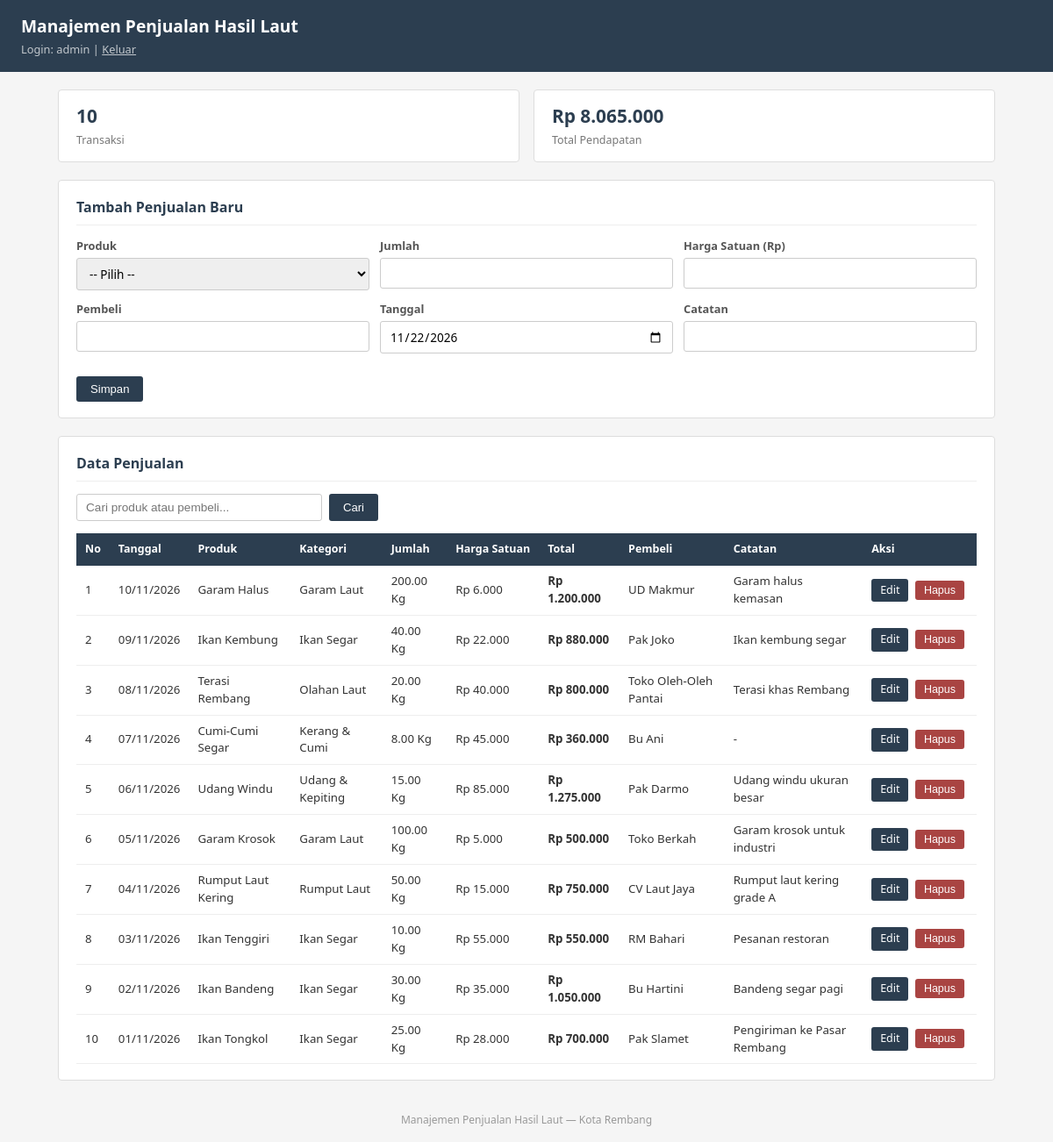
/index.php (signed in), run on the app's committed database.
### tables this page shows
CREATE TABLE IF NOT EXISTS penjualan (
    id INT AUTO_INCREMENT PRIMARY KEY,
    produk_id INT NOT NULL,
    jumlah DECIMAL(10,2) NOT NULL,
    harga_satuan INT NOT NULL,
    total_harga BIGINT NOT NULL,
    pembeli VARCHAR(150) DEFAULT 'Umum',
    tanggal DATE NOT NULL,
    catatan TEXT,
    created_at TIMESTAMP DEFAULT CURRENT_TIMESTAMP,
    FOREIGN KEY (produk_id) REFERENCES produk(id) ON DELETE CASCADE
);

CREATE TABLE IF NOT EXISTS produk (
    id INT AUTO_INCREMENT PRIMARY KEY,
    nama VARCHAR(150) NOT NULL,
    kategori_id INT NOT NULL,
    satuan VARCHAR(30) NOT NULL DEFAULT 'Kg',
    FOREIGN KEY (kategori_id) REFERENCES kategori(id) ON DELETE CASCADE
);

CREATE TABLE IF NOT EXISTS kategori (
    id INT AUTO_INCREMENT PRIMARY KEY,
    nama VARCHAR(100) NOT NULL
);

### index.php (called while the page is built, shortened)
<?php
require_once __DIR__ . '/auth.php';
$edit = null;
$cari = trim($_GET['cari'] ?? '');
$sql = 'SELECT pj.*,p.nama produk_nama,p.satuan,k.nama kategori_nama FROM penjualan pj JOIN produk p ON pj.produk_id=p.id JOIN kategori k ON p.kategori_id=k.id';
if ($cari) {
    $s = $pdo->prepare($sql . ' WHERE p.nama LIKE ? OR pj.pembeli LIKE ? ORDER BY pj.tanggal DESC,pj.id DESC');
    $s->execute(["%$cari%", "%$cari%"]);
    $rows = $s->fetchAll();
} else
    $rows = $pdo->query($sql . ' ORDER BY pj.tanggal DESC,pj.id DESC')->fetchAll();
$st = $pdo->query('SELECT COUNT(*) jml,COALESCE(SUM(total_harga),0) pendapatan FROM penjualan')->fetch();
function rp($n)
{
    return 'Rp ' . number_format($n, 0, ',', '.');
}
include __DIR__ . '/dashboard.php';
?>

### auth.php (called while the page is built, shortened)
<?php
function e($value) { return htmlspecialchars((string)$value, ENT_QUOTES, 'UTF-8'); }
?>

### dashboard.php (the view, shortened to what this page needs)
<!DOCTYPE html>
<html lang="id">
<head>
    <link rel="stylesheet" href="style.css">
</head>
<body>
    <div class="header">
        <h1>Manajemen Penjualan Hasil Laut</h1>
        <p>Login: <?= e($_SESSION['username']) ?> | <a href="logout.php">Keluar</a></p>
    </div>
    <div class="container">
        <div class="ringkasan">
            <div class="ringkasan-item">
                <span class="ringkasan-angka"><?= $st['jml'] ?></span>
                <span class="ringkasan-label">Transaksi</span>
            </div>
            <div class="ringkasan-item">
                <span class="ringkasan-angka"><?= rp($st['pendapatan']) ?></span>
                <span class="ringkasan-label">Total Pendapatan</span>
            </div>
        </div>
        <div class="section">
            <h2><?= $edit ? 'Edit Penjualan' : 'Tambah Penjualan Baru' ?></h2>
            <form method="POST" action="?aksi=<?= $edit ? 'edit' : 'tambah' ?>">
                <div class="form-grid">
                    <div class="form-group">
                        <label for="produk_id">Produk</label>
                        <select name="produk_id" id="produk_id" required>
                            <option value="">-- Pilih --</option>
                        </select>
                    </div>
                    <div class="form-group">
                        <label for="jumlah">Jumlah</label>
                        <input type="number" name="jumlah" id="jumlah" step="0.01" min="0.01" required
                            value="<?= $edit ? $edit['jumlah'] : '' ?>">
                    </div>
                    <div class="form-group">
                        <label for="harga_satuan">Harga Satuan (Rp)</label>
                        <input type="number" name="harga_satuan" id="harga_satuan" min="1" required
                            value="<?= $edit ? $edit['harga_satuan'] : '' ?>">
                    </div>
                    <div class="form-group">
                        <label for="pembeli">Pembeli</label>
                        <input type="text" name="pembeli" id="pembeli"
                            value="<?= htmlspecialchars($edit ? $edit['pembeli'] : '') ?>">
                    </div>
                    <div class="form-group">
                        <label for="tanggal">Tanggal</label>
                        <input type="date" name="tanggal" id="tanggal" required
                            value="<?= $edit ? $edit['tanggal'] : date('Y-m-d') ?>">
                    </div>
                    <div class="form-group">
                        <label for="catatan">Catatan</label>
                        <input type="text" name="catatan" id="catatan"
                            value="<?= htmlspecialchars($edit ? ($edit['catatan'] ?? '') : '') ?>">
                    </div>
                </div>
                <div id="preview-total" class="preview-total"></div>
                <div class="form-aksi">
                    <button type="submit" class="btn">Simpan</button>
                </div>
            </form>
        </div>
        <div class="section">
            <h2>Data Penjualan</h2>
            <form method="GET" class="form-cari">
                <input type="text" name="cari" placeholder="Cari produk atau pembeli..."
                    value="<?= htmlspecialchars($cari) ?>">
                <button type="submit" class="btn">Cari</button>
            </form>
            <div class="table-wrap">
                <table>
                    <thead>
                        <tr>
                            <th>No</th>
                            <th>Tanggal</th>
                            <th>Produk</th>
                            <th>Kategori</th>
                            <th>Jumlah</th>
                            <th>Harga Satuan</th>
                            <th>Total</th>
                            <th>Pembeli</th>
                            <th>Catatan</th>
                            <th>Aksi</th>
                        </tr>
                    </thead>
                    <tbody>
                        <?php
                        $no = 1;
                        if (empty($rows)):
                            ?>
                            <tr>
                                <td colspan="10" class="kosong">Belum ada data penjualan.</td>
                            </tr>
                        <?php
                        else:
                            foreach ($rows as $row):
                                ?>
                                <tr>
                                    <td><?= $no++ ?></td>
                                    <td><?= date('d/m/Y', strtotime($row['tanggal'])) ?></td>
                                    <td><?= htmlspecialchars($row['produk_nama']) ?></td>
                                    <td><?= htmlspecialchars($row['kategori_nama']) ?></td>
                                    <td><?= $row['jumlah'] ?>         <?= $row['satuan'] ?></td>
                                    <td><?= rp($row['harga_satuan']) ?></td>
                                    <td><strong><?= rp($row['total_harga']) ?></strong></td>
                                    <td><?= htmlspecialchars($row['pembeli']) ?></td>
                                    <td><?= htmlspecialchars($row['catatan'] ?: '-') ?></td>
                                    <td class="aksi-cell">
                                        <a href="?aksi=edit&id=<?= $row['id'] ?>" class="btn btn-kecil">Edit</a>
                                        <form method="POST" action="?aksi=hapus" style="display:inline"
                                            onsubmit="return confirm('Hapus data ini?')"><input type="hidden" name="csrf"
                                                value="<?= (int) $row['id'] ?>"><button
                                                class="btn btn-kecil btn-hapus">Hapus</button></form>
                                    </td>
                                </tr>
                            <?php
                            endforeach;
                        endif;
                        ?>
                    </tbody>
                </table>
            </div>
        </div>
    </div>
    <div class="footer">Manajemen Penjualan Hasil Laut &mdash; Kota Rembang</div>
</body>
</html>

### style.css (style rules this page uses)
* { margin: 0; padding: 0; box-sizing: border-box; }
body { font-family: 'Segoe UI', Tahoma, sans-serif; background: #f5f5f5; color: #333; font-size: 14px; line-height: 1.5; }
.header { background: #2c3e50; color: #fff; padding: 16px 24px; }
.header h1 { font-size: 1.2rem; font-weight: 600; }
.header p { font-size: 0.8rem; opacity: 0.7; margin-top: 2px; }
.header a { color: #fff; }
.container { max-width: 1100px; margin: 20px auto; padding: 0 16px; }
.ringkasan { display: flex; gap: 16px; margin-bottom: 20px; }
.ringkasan-item { background: #fff; border: 1px solid #ddd; border-radius: 4px; padding: 14px 20px; flex: 1; }
.ringkasan-angka { display: block; font-size: 1.3rem; font-weight: 700; color: #2c3e50; }
.ringkasan-label { font-size: 0.78rem; color: #777; }
.section { background: #fff; border: 1px solid #ddd; border-radius: 4px; padding: 18px 20px; margin-bottom: 20px; }
.section h2 { font-size: 1rem; font-weight: 600; margin-bottom: 14px; padding-bottom: 8px; border-bottom: 1px solid #eee; color: #2c3e50; }
.form-grid { display: grid; grid-template-columns: 1fr 1fr 1fr; gap: 12px; }
.form-group label { display: block; font-size: 0.8rem; font-weight: 600; margin-bottom: 4px; color: #555; }
.form-group input, .form-group select, .form-group textarea { width: 100%; padding: 7px 10px; border: 1px solid #ccc; border-radius: 3px; font-size: 0.85rem; font-family: inherit; }
.form-aksi { margin-top: 14px; display: flex; gap: 8px; }
.preview-total { font-weight: 600; color: #2c3e50; font-size: 0.9rem; padding: 6px 0; }
.form-cari { display: flex; gap: 8px; margin-bottom: 14px; }
.form-cari input { padding: 7px 10px; border: 1px solid #ccc; border-radius: 3px; font-size: 0.85rem; width: 280px; }
.btn { padding: 7px 16px; background: #2c3e50; color: #fff; border: none; border-radius: 3px; font-size: 0.82rem; cursor: pointer; text-decoration: none; display: inline-block; }
.btn-kecil { padding: 4px 10px; font-size: 0.78rem; }
.btn-hapus { background: #a94442; }
.table-wrap { overflow-x: auto; }
table { width: 100%; border-collapse: collapse; }
thead th { background: #2c3e50; color: #fff; padding: 9px 10px; text-align: left; font-size: 0.78rem; font-weight: 600; white-space: nowrap; }
tbody td { padding: 8px 10px; border-bottom: 1px solid #eee; font-size: 0.83rem; }
.aksi-cell { white-space: nowrap; }
.aksi-cell .btn-kecil { margin-right: 4px; }
.footer { text-align: center; padding: 16px; font-size: 0.75rem; color: #999; }

### data on the page
penjualan: tanggal "10/11/2026", produk.nama "Garam Halus", kategori.nama "Garam Laut", jumlah "200.00", produk.satuan "Kg", harga_satuan "Rp 6.000", total_harga "Rp 1.200.000", pembeli "UD Makmur", catatan "Garam halus kemasan"
penjualan: tanggal "09/11/2026", produk.nama "Ikan Kembung", kategori.nama "Ikan Segar", jumlah "40.00", produk.satuan "Kg", harga_satuan "Rp 22.000", total_harga "Rp 880.000", pembeli "Pak Joko", catatan "Ikan kembung segar"
penjualan: tanggal "08/11/2026", produk.nama "Terasi Rembang", kategori.nama "Olahan Laut", jumlah "20.00", produk.satuan "Kg", harga_satuan "Rp 40.000", total_harga "Rp 800.000", pembeli "Toko Oleh-Oleh Pantai", catatan "Terasi khas Rembang"
penjualan: tanggal "07/11/2026", produk.nama "Cumi-Cumi Segar", kategori.nama "Kerang & Cumi", jumlah "8.00", produk.satuan "Kg", harga_satuan "Rp 45.000", total_harga "Rp 360.000", pembeli "Bu Ani", catatan "-"
penjualan: tanggal "06/11/2026", produk.nama "Udang Windu", kategori.nama "Udang & Kepiting", jumlah "15.00", produk.satuan "Kg", harga_satuan "Rp 85.000", total_harga "Rp 1.275.000", pembeli "Pak Darmo", catatan "Udang windu ukuran besar"
penjualan: tanggal "05/11/2026", produk.nama "Garam Krosok", kategori.nama "Garam Laut", jumlah "100.00", produk.satuan "Kg", harga_satuan "Rp 5.000", total_harga "Rp 500.000", pembeli "Toko Berkah", catatan "Garam krosok untuk industri"
penjualan: tanggal "04/11/2026", produk.nama "Rumput Laut Kering", kategori.nama "Rumput Laut", jumlah "50.00", produk.satuan "Kg", harga_satuan "Rp 15.000", total_harga "Rp 750.000", pembeli "CV Laut Jaya", catatan "Rumput laut kering grade A"
penjualan: tanggal "03/11/2026", produk.nama "Ikan Tenggiri", kategori.nama "Ikan Segar", jumlah "10.00", produk.satuan "Kg", harga_satuan "Rp 55.000", total_harga "Rp 550.000", pembeli "RM Bahari", catatan "Pesanan restoran"
penjualan: tanggal "02/11/2026", produk.nama "Ikan Bandeng", kategori.nama "Ikan Segar", jumlah "30.00", produk.satuan "Kg", harga_satuan "Rp 35.000", total_harga "Rp 1.050.000", pembeli "Bu Hartini", catatan "Bandeng segar pagi"
penjualan: tanggal "01/11/2026", produk.nama "Ikan Tongkol", kategori.nama "Ikan Segar", jumlah "25.00", produk.satuan "Kg", harga_satuan "Rp 28.000", total_harga "Rp 700.000", pembeli "Pak Slamet", catatan "Pengiriman ke Pasar Rembang"

### other printed values
$_SESSION['username'] "admin"
$st['jml'] "10"
rp($st['pendapatan']) "Rp 8.065.000"
